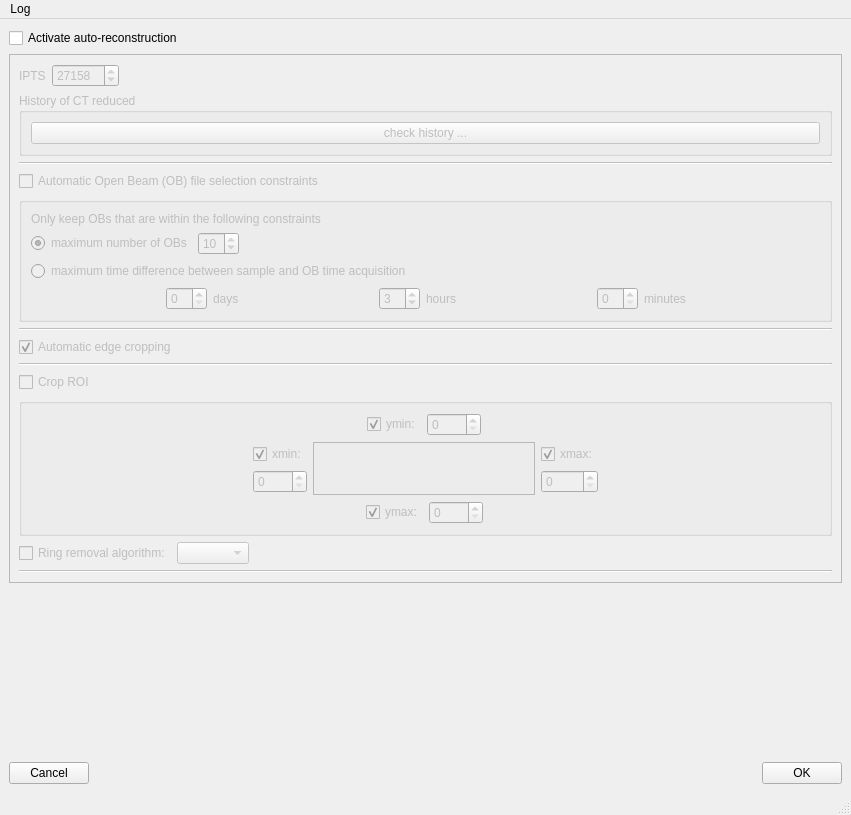
<?xml version="1.0" encoding="UTF-8"?>
<ui version="4.0">
 <class>MainWindow</class>
 <widget class="QMainWindow" name="MainWindow">
  <property name="geometry">
   <rect>
    <x>0</x>
    <y>0</y>
    <width>851</width>
    <height>815</height>
   </rect>
  </property>
  <property name="windowTitle">
   <string>maverick</string>
  </property>
  <widget class="QWidget" name="centralwidget">
   <layout class="QVBoxLayout" name="verticalLayout_2">
    <item>
     <widget class="QCheckBox" name="activate_auto_reconstruction_checkBox">
      <property name="text">
       <string>Activate auto-reconstruction</string>
      </property>
     </widget>
    </item>
    <item>
     <widget class="QFrame" name="auto_reconstruction_frame">
      <property name="enabled">
       <bool>false</bool>
      </property>
      <property name="frameShape">
       <enum>QFrame::StyledPanel</enum>
      </property>
      <property name="frameShadow">
       <enum>QFrame::Raised</enum>
      </property>
      <layout class="QVBoxLayout" name="verticalLayout">
       <item>
        <layout class="QHBoxLayout" name="horizontalLayout">
         <item>
          <widget class="QLabel" name="label">
           <property name="text">
            <string>IPTS</string>
           </property>
          </widget>
         </item>
         <item>
          <widget class="QSpinBox" name="ipts_spinBox">
           <property name="minimum">
            <number>1000</number>
           </property>
           <property name="maximum">
            <number>1000000</number>
           </property>
           <property name="value">
            <number>27158</number>
           </property>
          </widget>
         </item>
         <item>
          <spacer name="horizontalSpacer">
           <property name="orientation">
            <enum>Qt::Horizontal</enum>
           </property>
           <property name="sizeHint" stdset="0">
            <size>
             <width>40</width>
             <height>20</height>
            </size>
           </property>
          </spacer>
         </item>
        </layout>
       </item>
       <item>
        <widget class="QGroupBox" name="groupBox">
         <property name="sizePolicy">
          <sizepolicy hsizetype="Preferred" vsizetype="Expanding">
           <horstretch>0</horstretch>
           <verstretch>0</verstretch>
          </sizepolicy>
         </property>
         <property name="title">
          <string>History of CT reduced</string>
         </property>
         <layout class="QVBoxLayout" name="verticalLayout_3">
          <item>
           <widget class="QPushButton" name="preview_pushButton">
            <property name="text">
             <string>check history ...</string>
            </property>
           </widget>
          </item>
         </layout>
        </widget>
       </item>
       <item>
        <widget class="Line" name="line_3">
         <property name="orientation">
          <enum>Qt::Horizontal</enum>
         </property>
        </widget>
       </item>
       <item>
        <widget class="QCheckBox" name="ob_checkBox">
         <property name="text">
          <string>Automatic Open Beam (OB) file selection constraints</string>
         </property>
        </widget>
       </item>
       <item>
        <widget class="QGroupBox" name="ob_groupBox">
         <property name="title">
          <string/>
         </property>
         <layout class="QVBoxLayout" name="verticalLayout_6">
          <item>
           <widget class="QLabel" name="label_2">
            <property name="text">
             <string>Only keep OBs that are within the following constraints</string>
            </property>
           </widget>
          </item>
          <item>
           <layout class="QHBoxLayout" name="horizontalLayout_6">
            <item>
             <widget class="QRadioButton" name="maximum_number_of_ob_radioButton">
              <property name="text">
               <string>maximum number of OBs</string>
              </property>
              <property name="checked">
               <bool>true</bool>
              </property>
             </widget>
            </item>
            <item>
             <widget class="QSpinBox" name="maximum_number_of_ob_spinBox">
              <property name="minimum">
               <number>1</number>
              </property>
              <property name="value">
               <number>10</number>
              </property>
             </widget>
            </item>
            <item>
             <spacer name="horizontalSpacer_13">
              <property name="orientation">
               <enum>Qt::Horizontal</enum>
              </property>
              <property name="sizeHint" stdset="0">
               <size>
                <width>40</width>
                <height>20</height>
               </size>
              </property>
             </spacer>
            </item>
           </layout>
          </item>
          <item>
           <widget class="QRadioButton" name="maximum_time_ob_radioButton">
            <property name="text">
             <string>maximum time difference between sample and OB time acquisition</string>
            </property>
           </widget>
          </item>
          <item>
           <layout class="QHBoxLayout" name="horizontalLayout_5">
            <item>
             <spacer name="horizontalSpacer_9">
              <property name="orientation">
               <enum>Qt::Horizontal</enum>
              </property>
              <property name="sizeHint" stdset="0">
               <size>
                <width>40</width>
                <height>20</height>
               </size>
              </property>
             </spacer>
            </item>
            <item>
             <widget class="QSpinBox" name="ob_days_spinBox">
              <property name="maximum">
               <number>10</number>
              </property>
             </widget>
            </item>
            <item>
             <widget class="QLabel" name="ob_days_label">
              <property name="text">
               <string>days</string>
              </property>
             </widget>
            </item>
            <item>
             <spacer name="horizontalSpacer_10">
              <property name="orientation">
               <enum>Qt::Horizontal</enum>
              </property>
              <property name="sizeHint" stdset="0">
               <size>
                <width>40</width>
                <height>20</height>
               </size>
              </property>
             </spacer>
            </item>
            <item>
             <widget class="QSpinBox" name="ob_hours_spinBox">
              <property name="maximum">
               <number>23</number>
              </property>
              <property name="value">
               <number>3</number>
              </property>
             </widget>
            </item>
            <item>
             <widget class="QLabel" name="ob_hours_label">
              <property name="text">
               <string>hours</string>
              </property>
             </widget>
            </item>
            <item>
             <spacer name="horizontalSpacer_11">
              <property name="orientation">
               <enum>Qt::Horizontal</enum>
              </property>
              <property name="sizeHint" stdset="0">
               <size>
                <width>40</width>
                <height>20</height>
               </size>
              </property>
             </spacer>
            </item>
            <item>
             <widget class="QSpinBox" name="ob_minutes_spinBox">
              <property name="maximum">
               <number>59</number>
              </property>
              <property name="value">
               <number>0</number>
              </property>
             </widget>
            </item>
            <item>
             <widget class="QLabel" name="ob_minutes_label">
              <property name="text">
               <string>minutes</string>
              </property>
             </widget>
            </item>
            <item>
             <spacer name="horizontalSpacer_12">
              <property name="orientation">
               <enum>Qt::Horizontal</enum>
              </property>
              <property name="sizeHint" stdset="0">
               <size>
                <width>40</width>
                <height>20</height>
               </size>
              </property>
             </spacer>
            </item>
           </layout>
          </item>
         </layout>
        </widget>
       </item>
       <item>
        <widget class="Line" name="line">
         <property name="orientation">
          <enum>Qt::Horizontal</enum>
         </property>
        </widget>
       </item>
       <item>
        <widget class="QCheckBox" name="automatic_edge_cropping_checkBox">
         <property name="text">
          <string>Automatic edge cropping</string>
         </property>
         <property name="checked">
          <bool>true</bool>
         </property>
        </widget>
       </item>
       <item>
        <widget class="Line" name="line_2">
         <property name="orientation">
          <enum>Qt::Horizontal</enum>
         </property>
        </widget>
       </item>
       <item>
        <widget class="QCheckBox" name="crop_roi_checkBox">
         <property name="text">
          <string>Crop ROI</string>
         </property>
        </widget>
       </item>
       <item>
        <widget class="QGroupBox" name="crop_roi_groupBox">
         <property name="title">
          <string/>
         </property>
         <layout class="QGridLayout" name="gridLayout">
          <item row="1" column="2">
           <widget class="QFrame" name="frame">
            <property name="sizePolicy">
             <sizepolicy hsizetype="MinimumExpanding" vsizetype="Expanding">
              <horstretch>0</horstretch>
              <verstretch>0</verstretch>
             </sizepolicy>
            </property>
            <property name="frameShape">
             <enum>QFrame::StyledPanel</enum>
            </property>
            <property name="frameShadow">
             <enum>QFrame::Raised</enum>
            </property>
           </widget>
          </item>
          <item row="0" column="2">
           <layout class="QHBoxLayout" name="horizontalLayout_3">
            <item>
             <spacer name="horizontalSpacer_5">
              <property name="orientation">
               <enum>Qt::Horizontal</enum>
              </property>
              <property name="sizeHint" stdset="0">
               <size>
                <width>40</width>
                <height>20</height>
               </size>
              </property>
             </spacer>
            </item>
            <item>
             <widget class="QCheckBox" name="ymin_checkBox">
              <property name="enabled">
               <bool>false</bool>
              </property>
              <property name="text">
               <string>ymin:</string>
              </property>
              <property name="checked">
               <bool>true</bool>
              </property>
             </widget>
            </item>
            <item>
             <widget class="QSpinBox" name="ymin_spinBox">
              <property name="maximum">
               <number>5000</number>
              </property>
             </widget>
            </item>
            <item>
             <spacer name="horizontalSpacer_6">
              <property name="orientation">
               <enum>Qt::Horizontal</enum>
              </property>
              <property name="sizeHint" stdset="0">
               <size>
                <width>40</width>
                <height>20</height>
               </size>
              </property>
             </spacer>
            </item>
           </layout>
          </item>
          <item row="1" column="1">
           <layout class="QVBoxLayout" name="verticalLayout_4">
            <item>
             <spacer name="verticalSpacer_4">
              <property name="orientation">
               <enum>Qt::Vertical</enum>
              </property>
              <property name="sizeHint" stdset="0">
               <size>
                <width>20</width>
                <height>40</height>
               </size>
              </property>
             </spacer>
            </item>
            <item>
             <widget class="QCheckBox" name="xmin_checkBox">
              <property name="enabled">
               <bool>false</bool>
              </property>
              <property name="text">
               <string>xmin:</string>
              </property>
              <property name="checked">
               <bool>true</bool>
              </property>
             </widget>
            </item>
            <item>
             <widget class="QSpinBox" name="xmin_spinBox">
              <property name="maximum">
               <number>5000</number>
              </property>
             </widget>
            </item>
            <item>
             <spacer name="verticalSpacer">
              <property name="orientation">
               <enum>Qt::Vertical</enum>
              </property>
              <property name="sizeHint" stdset="0">
               <size>
                <width>20</width>
                <height>40</height>
               </size>
              </property>
             </spacer>
            </item>
           </layout>
          </item>
          <item row="1" column="0">
           <spacer name="horizontalSpacer_3">
            <property name="orientation">
             <enum>Qt::Horizontal</enum>
            </property>
            <property name="sizeHint" stdset="0">
             <size>
              <width>40</width>
              <height>20</height>
             </size>
            </property>
           </spacer>
          </item>
          <item row="1" column="3">
           <layout class="QVBoxLayout" name="verticalLayout_5">
            <item>
             <spacer name="verticalSpacer_5">
              <property name="orientation">
               <enum>Qt::Vertical</enum>
              </property>
              <property name="sizeHint" stdset="0">
               <size>
                <width>20</width>
                <height>40</height>
               </size>
              </property>
             </spacer>
            </item>
            <item>
             <widget class="QCheckBox" name="xmax_checkBox">
              <property name="enabled">
               <bool>false</bool>
              </property>
              <property name="text">
               <string>xmax:</string>
              </property>
              <property name="checked">
               <bool>true</bool>
              </property>
             </widget>
            </item>
            <item>
             <widget class="QSpinBox" name="xmax_spinBox">
              <property name="maximum">
               <number>5000</number>
              </property>
             </widget>
            </item>
            <item>
             <spacer name="verticalSpacer_2">
              <property name="orientation">
               <enum>Qt::Vertical</enum>
              </property>
              <property name="sizeHint" stdset="0">
               <size>
                <width>20</width>
                <height>40</height>
               </size>
              </property>
             </spacer>
            </item>
           </layout>
          </item>
          <item row="2" column="2">
           <layout class="QHBoxLayout" name="horizontalLayout_4">
            <item>
             <spacer name="horizontalSpacer_7">
              <property name="orientation">
               <enum>Qt::Horizontal</enum>
              </property>
              <property name="sizeHint" stdset="0">
               <size>
                <width>40</width>
                <height>20</height>
               </size>
              </property>
             </spacer>
            </item>
            <item>
             <widget class="QCheckBox" name="ymax_checkBox">
              <property name="enabled">
               <bool>false</bool>
              </property>
              <property name="text">
               <string>ymax:</string>
              </property>
              <property name="checked">
               <bool>true</bool>
              </property>
             </widget>
            </item>
            <item>
             <widget class="QSpinBox" name="ymax_spinBox">
              <property name="maximum">
               <number>5000</number>
              </property>
             </widget>
            </item>
            <item>
             <spacer name="horizontalSpacer_8">
              <property name="orientation">
               <enum>Qt::Horizontal</enum>
              </property>
              <property name="sizeHint" stdset="0">
               <size>
                <width>40</width>
                <height>20</height>
               </size>
              </property>
             </spacer>
            </item>
           </layout>
          </item>
          <item row="1" column="4">
           <spacer name="horizontalSpacer_4">
            <property name="orientation">
             <enum>Qt::Horizontal</enum>
            </property>
            <property name="sizeHint" stdset="0">
             <size>
              <width>40</width>
              <height>20</height>
             </size>
            </property>
           </spacer>
          </item>
         </layout>
        </widget>
       </item>
       <item>
        <layout class="QHBoxLayout" name="horizontalLayout_7">
         <item>
          <widget class="QCheckBox" name="ring_removal_algorithm_checkBox">
           <property name="text">
            <string>Ring removal algorithm:</string>
           </property>
          </widget>
         </item>
         <item>
          <widget class="QComboBox" name="ring_removal_algorithm_comboBox"/>
         </item>
         <item>
          <spacer name="horizontalSpacer_14">
           <property name="orientation">
            <enum>Qt::Horizontal</enum>
           </property>
           <property name="sizeHint" stdset="0">
            <size>
             <width>40</width>
             <height>20</height>
            </size>
           </property>
          </spacer>
         </item>
        </layout>
       </item>
       <item>
        <widget class="Line" name="line_4">
         <property name="orientation">
          <enum>Qt::Horizontal</enum>
         </property>
        </widget>
       </item>
      </layout>
     </widget>
    </item>
    <item>
     <spacer name="verticalSpacer_3">
      <property name="orientation">
       <enum>Qt::Vertical</enum>
      </property>
      <property name="sizeHint" stdset="0">
       <size>
        <width>20</width>
        <height>249</height>
       </size>
      </property>
     </spacer>
    </item>
    <item>
     <layout class="QHBoxLayout" name="horizontalLayout_2">
      <item>
       <widget class="QPushButton" name="cancel_pushButton">
        <property name="text">
         <string>Cancel</string>
        </property>
       </widget>
      </item>
      <item>
       <spacer name="horizontalSpacer_2">
        <property name="orientation">
         <enum>Qt::Horizontal</enum>
        </property>
        <property name="sizeHint" stdset="0">
         <size>
          <width>40</width>
          <height>20</height>
         </size>
        </property>
       </spacer>
      </item>
      <item>
       <widget class="QPushButton" name="ok_pushButton">
        <property name="text">
         <string>OK</string>
        </property>
       </widget>
      </item>
     </layout>
    </item>
   </layout>
  </widget>
  <widget class="QMenuBar" name="menubar">
   <property name="geometry">
    <rect>
     <x>0</x>
     <y>0</y>
     <width>851</width>
     <height>37</height>
    </rect>
   </property>
   <widget class="QMenu" name="menuLog">
    <property name="title">
     <string>Log</string>
    </property>
    <addaction name="actionDisplay"/>
   </widget>
   <addaction name="menuLog"/>
  </widget>
  <widget class="QStatusBar" name="statusbar"/>
  <action name="actionLoad">
   <property name="text">
    <string>Load ...</string>
   </property>
   <property name="shortcut">
    <string>Ctrl+O</string>
   </property>
  </action>
  <action name="actionSave">
   <property name="text">
    <string>Save ...</string>
   </property>
   <property name="shortcut">
    <string>Ctrl+S</string>
   </property>
  </action>
  <action name="actionLog">
   <property name="text">
    <string>Log ...</string>
   </property>
   <property name="shortcut">
    <string>Ctrl+L</string>
   </property>
  </action>
  <action name="actionDisplay">
   <property name="text">
    <string>Display ...</string>
   </property>
  </action>
 </widget>
 <resources/>
 <connections>
  <connection>
   <sender>ok_pushButton</sender>
   <signal>clicked()</signal>
   <receiver>MainWindow</receiver>
   <slot>ok_clicked()</slot>
   <hints>
    <hint type="sourcelabel">
     <x>838</x>
     <y>710</y>
    </hint>
    <hint type="destinationlabel">
     <x>268</x>
     <y>407</y>
    </hint>
   </hints>
  </connection>
  <connection>
   <sender>cancel_pushButton</sender>
   <signal>clicked()</signal>
   <receiver>MainWindow</receiver>
   <slot>close()</slot>
   <hints>
    <hint type="sourcelabel">
     <x>73</x>
     <y>710</y>
    </hint>
    <hint type="destinationlabel">
     <x>127</x>
     <y>371</y>
    </hint>
   </hints>
  </connection>
  <connection>
   <sender>activate_auto_reconstruction_checkBox</sender>
   <signal>clicked()</signal>
   <receiver>MainWindow</receiver>
   <slot>activate_auto_reconstruction_clicked()</slot>
   <hints>
    <hint type="sourcelabel">
     <x>21</x>
     <y>43</y>
    </hint>
    <hint type="destinationlabel">
     <x>5</x>
     <y>85</y>
    </hint>
   </hints>
  </connection>
  <connection>
   <sender>preview_pushButton</sender>
   <signal>clicked()</signal>
   <receiver>MainWindow</receiver>
   <slot>preview_clicked()</slot>
   <hints>
    <hint type="sourcelabel">
     <x>253</x>
     <y>147</y>
    </hint>
    <hint type="destinationlabel">
     <x>7</x>
     <y>198</y>
    </hint>
   </hints>
  </connection>
  <connection>
   <sender>ipts_spinBox</sender>
   <signal>valueChanged(int)</signal>
   <receiver>MainWindow</receiver>
   <slot>ipts_value_changed()</slot>
   <hints>
    <hint type="sourcelabel">
     <x>91</x>
     <y>91</y>
    </hint>
    <hint type="destinationlabel">
     <x>428</x>
     <y>115</y>
    </hint>
   </hints>
  </connection>
  <connection>
   <sender>crop_roi_checkBox</sender>
   <signal>clicked()</signal>
   <receiver>MainWindow</receiver>
   <slot>crop_roi_checkBox_changed()</slot>
   <hints>
    <hint type="sourcelabel">
     <x>68</x>
     <y>431</y>
    </hint>
    <hint type="destinationlabel">
     <x>6</x>
     <y>264</y>
    </hint>
   </hints>
  </connection>
  <connection>
   <sender>ymin_checkBox</sender>
   <signal>clicked(bool)</signal>
   <receiver>MainWindow</receiver>
   <slot>crop_ymin_checkBox_changed()</slot>
   <hints>
    <hint type="sourcelabel">
     <x>390</x>
     <y>479</y>
    </hint>
    <hint type="destinationlabel">
     <x>9</x>
     <y>415</y>
    </hint>
   </hints>
  </connection>
  <connection>
   <sender>xmax_checkBox</sender>
   <signal>clicked(bool)</signal>
   <receiver>MainWindow</receiver>
   <slot>crop_xmax_checkBox_changed()</slot>
   <hints>
    <hint type="sourcelabel">
     <x>575</x>
     <y>517</y>
    </hint>
    <hint type="destinationlabel">
     <x>788</x>
     <y>364</y>
    </hint>
   </hints>
  </connection>
  <connection>
   <sender>ymax_checkBox</sender>
   <signal>clicked(bool)</signal>
   <receiver>MainWindow</receiver>
   <slot>crop_ymax_checkBox_changed()</slot>
   <hints>
    <hint type="sourcelabel">
     <x>372</x>
     <y>555</y>
    </hint>
    <hint type="destinationlabel">
     <x>483</x>
     <y>604</y>
    </hint>
   </hints>
  </connection>
  <connection>
   <sender>xmin_checkBox</sender>
   <signal>clicked(bool)</signal>
   <receiver>MainWindow</receiver>
   <slot>crop_xmin_checkBox_changed()</slot>
   <hints>
    <hint type="sourcelabel">
     <x>253</x>
     <y>517</y>
    </hint>
    <hint type="destinationlabel">
     <x>205</x>
     <y>488</y>
    </hint>
   </hints>
  </connection>
  <connection>
   <sender>ob_checkBox</sender>
   <signal>clicked(bool)</signal>
   <receiver>MainWindow</receiver>
   <slot>automatic_open_beam_checkBox_changed()</slot>
   <hints>
    <hint type="sourcelabel">
     <x>50</x>
     <y>202</y>
    </hint>
    <hint type="destinationlabel">
     <x>4</x>
     <y>524</y>
    </hint>
   </hints>
  </connection>
  <connection>
   <sender>maximum_number_of_ob_radioButton</sender>
   <signal>clicked()</signal>
   <receiver>MainWindow</receiver>
   <slot>ob_radioButton_changed()</slot>
   <hints>
    <hint type="sourcelabel">
     <x>193</x>
     <y>270</y>
    </hint>
    <hint type="destinationlabel">
     <x>57</x>
     <y>603</y>
    </hint>
   </hints>
  </connection>
  <connection>
   <sender>maximum_time_ob_radioButton</sender>
   <signal>clicked()</signal>
   <receiver>MainWindow</receiver>
   <slot>ob_radioButton_changed()</slot>
   <hints>
    <hint type="sourcelabel">
     <x>81</x>
     <y>301</y>
    </hint>
    <hint type="destinationlabel">
     <x>97</x>
     <y>613</y>
    </hint>
   </hints>
  </connection>
  <connection>
   <sender>ring_removal_algorithm_checkBox</sender>
   <signal>clicked(bool)</signal>
   <receiver>MainWindow</receiver>
   <slot>ring_removal_algorithm_checkBox_changed()</slot>
   <hints>
    <hint type="sourcelabel">
     <x>79</x>
     <y>614</y>
    </hint>
    <hint type="destinationlabel">
     <x>8</x>
     <y>659</y>
    </hint>
   </hints>
  </connection>
  <connection>
   <sender>actionDisplay</sender>
   <signal>triggered()</signal>
   <receiver>MainWindow</receiver>
   <slot>display_log_triggered()</slot>
   <hints>
    <hint type="sourcelabel">
     <x>-1</x>
     <y>-1</y>
    </hint>
    <hint type="destinationlabel">
     <x>425</x>
     <y>407</y>
    </hint>
   </hints>
  </connection>
 </connections>
 <slots>
  <slot>ok_clicked()</slot>
  <slot>activate_auto_reconstruction_clicked()</slot>
  <slot>preview_clicked()</slot>
  <slot>reset_history_clicked()</slot>
  <slot>ipts_value_changed()</slot>
  <slot>crop_roi_checkBox_changed()</slot>
  <slot>crop_ymin_checkBox_changed()</slot>
  <slot>crop_ymax_checkBox_changed()</slot>
  <slot>crop_xmin_checkBox_changed()</slot>
  <slot>crop_xmax_checkBox_changed()</slot>
  <slot>automatic_open_beam_checkBox_changed()</slot>
  <slot>ob_radioButton_changed()</slot>
  <slot>ring_removal_algorithm_checkBox_changed()</slot>
  <slot>display_log_triggered()</slot>
 </slots>
</ui>
